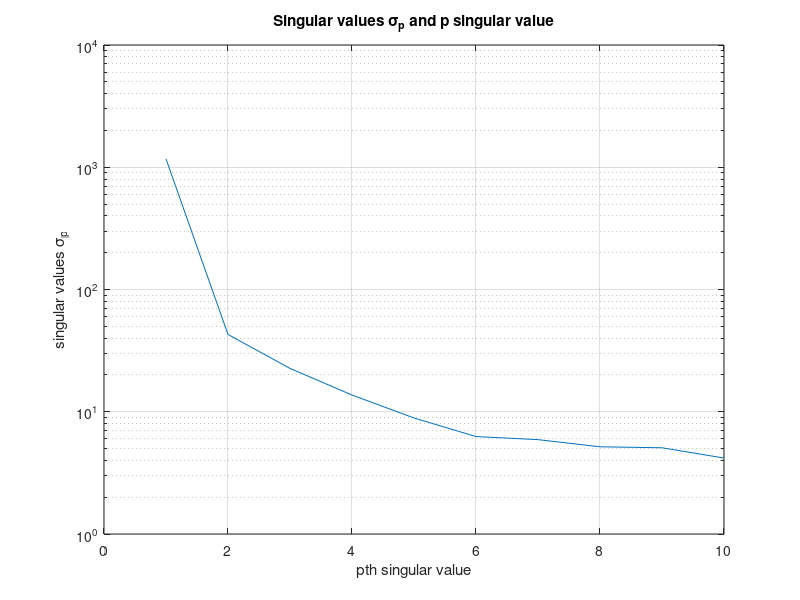
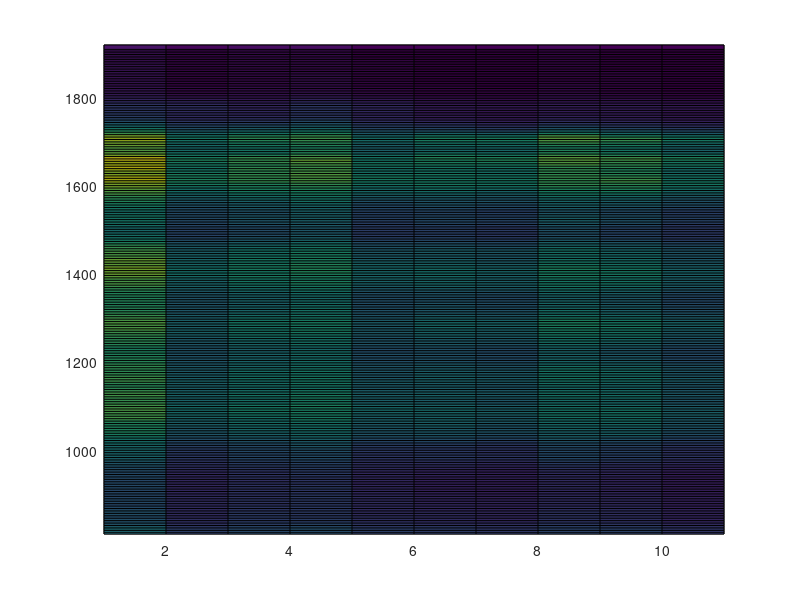

Write the MATLAB code that produced these figures, in order. (Note: this script raises an error after producing the figures.)
clear all
close all

%% Problem 1 Task 1


[wavenumber,  arabica1,  arabica2,  arabica3,  arabica4,  arabica5,  ...
    robusta1,  robusta2,  robusta3,  robusta4,  robusta5 ]   ...
    =  textread('Problem1_coffee_FTIR_data.txt','%f%f%f%f%f%f  %f%f%f%f%f',  'headerlines', 3);

X = [arabica1 arabica2 arabica3 arabica4 arabica5 robusta1 robusta2 robusta3...
    robusta4 robusta5];
[U, S, V] = svd(X);
S2 = [];
for i = 1:10
    S2(i) = S(i,i);
end

%echo S2, V

f0 = figure('Name', 'Singular Values');

h1 = semilogy(S2);
grid on
title('Singular values \sigma_p and p singular value')
xlabel('pth singular value')
ylabel('singular values \sigma_p')
% A1 = s(kk) * U(:,kk) * V(:,kk)';

%pcolor X and 3 SVD Spectra
xtick_strings = {'a1' 'a2' 'a3' 'a4' 'a5' 'r1' 'r2' 'r3' 'r4' 'r5'};
Dom = S2(1) * U(:,1) * V(:,1)';
Secondary = S2(2) * U(:,2) * V(:,2)';
Tertiary = S2(3) * U(:,3) * V(:,3)';
aaaa = NaN*ones(286,1);
aaa = NaN*ones(1,11);
X2 = [X aaaa];
X2 = [X2; aaa];
aa = [wavenumber; NaN];

Domplot = [Dom aaaa];
Domplot = [Domplot; aaa];
Secplot = [Secondary aaaa];
Secplot = [Secplot; aaa];
Terplot = [Tertiary aaaa];
Tertplot = [Terplot; aaa];
% X3 = [aa X2];

x = 1:11;
y = [wavenumber' 1.9206e+03];
[Xmesh1, Ymesh1] = meshgrid(x,y);


f1 = figure('Name', 'pcolor original X');
h2 = pcolor(Xmesh1, Ymesh1, X2);
h2.EdgeColor = 'none';
cb1 = colorbar;
caxis([0 50]);

set(gca, 'YDir', 'reverse')
title('Original data X')
set(gca, 'XTick', [1.5 2.5 3.5 4.5 5.5 6.5 7.5 8.5 9.5 10.5], 'XTickLabels', xtick_strings);

set(get(cb1, 'YLabel'), 'String', '% Absorbance', 'FontSize', 12);
xlabel('Coffee bean type');
ylabel('wavenumber (cm^-1)');

%SVD Spectra 
f2 = figure('Name', 'pcolor Dominant');
h3 = pcolor(Xmesh1, Ymesh1, Domplot);
h3.EdgeColor = 'none';
cb2 = colorbar;
caxis([0 50]);
set(gca, 'YDir', 'reverse')
title('SVD submatrix 1 with \sigma_p = 1169.5113')
set(gca, 'XTick', [1.5 2.5 3.5 4.5 5.5 6.5 7.5 8.5 9.5 10.5], 'XTickLabels', xtick_strings);
set(get(cb2, 'YLabel'), 'String', '% Absorbance', 'FontSize', 12);
xlabel('Coffee bean type');
ylabel('wavenumber (cm^-1)');

f3 = figure('Name', 'pcolor Secondary');
h4 = pcolor(Xmesh1, Ymesh1, Secplot);
h4.EdgeColor = 'none';
cb3 = colorbar;
caxis([0 10]);
set(gca, 'YDir', 'reverse')
title('SVD submatrix 2 with \sigma_p = 42.8749')
set(gca, 'XTick', [1.5 2.5 3.5 4.5 5.5 6.5 7.5 8.5 9.5 10.5], 'XTickLabels', xtick_strings);
set(get(cb3, 'YLabel'), 'String', '% Absorbance', 'FontSize', 12);
xlabel('Coffee bean type');
ylabel('wavenumber (cm^-1)');


f4 = figure('Name', 'pcolor Tertiary');
h5 = pcolor(Xmesh1, Ymesh1, Tertplot);
h5.EdgeColor = 'none';
cb4 = colorbar;
caxis([0 10]);
set(gca, 'YDir', 'reverse')
title('SVD submatrix 3 with \sigma_p = 22.6279')
set(gca, 'XTick', [1.5 2.5 3.5 4.5 5.5 6.5 7.5 8.5 9.5 10.5], 'XTickLabels', xtick_strings);
set(get(cb4, 'YLabel'), 'String', '% Absorbance', 'FontSize', 12);
xlabel('Coffee bean type');
ylabel('wavenumber (cm^-1)');

%% Task #2
%SVD number 2 is the most like what we want
f5 = figure('Name', 'SVD Robusta 2 IR Signature');
g1 = plot(wavenumber, -1*Secondary(:,2));
grid on
title('SVD #2, robusta 2 IR signature');
xlabel('wavenumber')
ylabel('% Absorbance')
xlim([800 1.9206e+03])
set(gca, 'XDir', 'reverse')

%Answer to Task #2
%Caffeine and chlorogenic acid contents tend to be higher in Robusta
%compared with Arabica.

%% Task 3

%deveiation matrix for original X
xmean = [];
for i=1:10
    xmean(i) = mean(X(:,i));
end

xm_m = repmat(xmean, length(wavenumber), 1);

D = X - xm_m;

S = 1/(286-1) * D' * D;

[eigVec,eigVal] = eig(S); %echo these

mineigVec = min(eigVec);



%normalized by x1/min(x1)
V_norm = eigVec./mineigVec;

%echo this


%% Task 4

% sum(sum(eigVal))
% disp('The first three PCs can explain ')

TotVar = (eigVal(1,1) + eigVal(2,2) + eigVal(3,3))/(sum(sum(eigVal)))*100;

% The reason that five are positive and five are negative in the second PC


%% Echoing all Results etc.
diary vjprob1.txt

echo on
disp('Task 1')

V
S2

disp('Task 2')
disp('Caffeine and chlorogenic acid contents tend to be higher in Robusta compared with Arabica.')

disp('Task 3')
eigVal
eigVec
V_norm

disp('Task 4')
disp('The first three PCs can explain ')
TotVar
disp('Of the total variance')

disp('The reason why five values are negative and the other fiver are positive is that 5 entries directly correspond with each group. Each group will have the same sign across the 5 beans.')
echo off